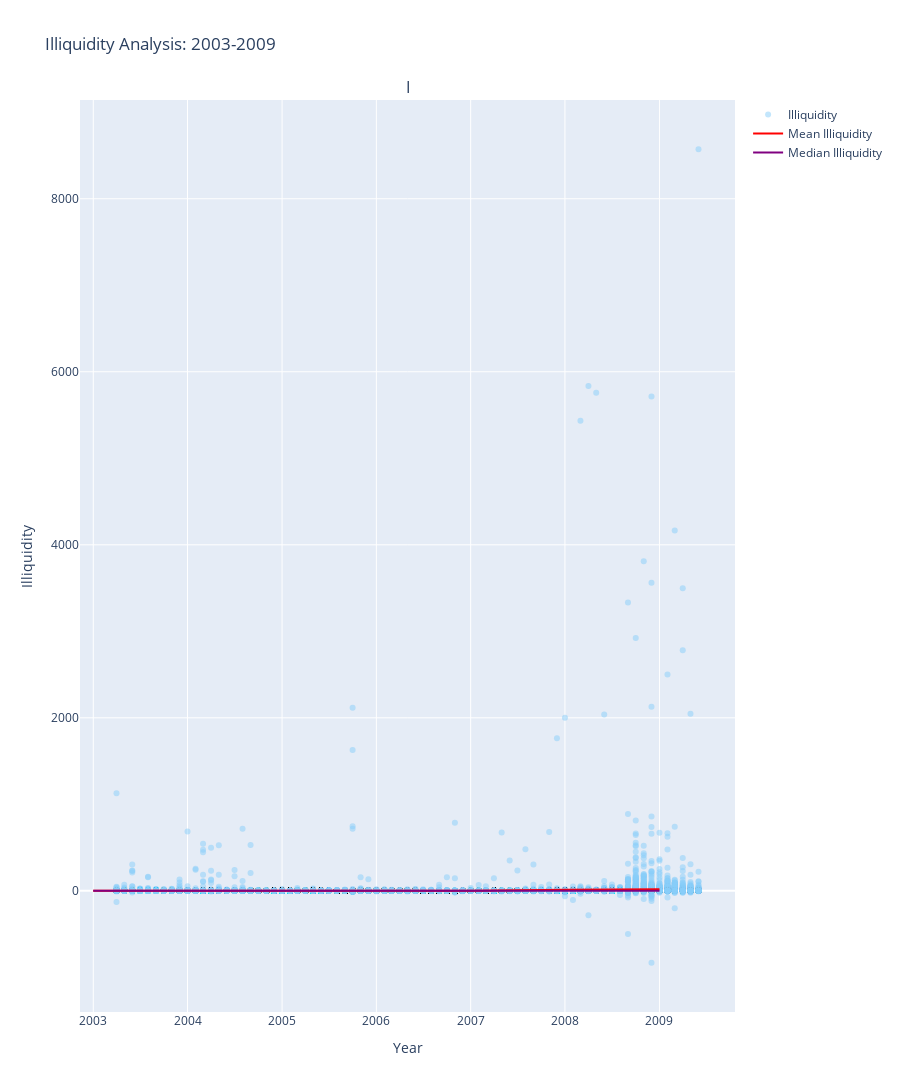

The code cell stored with this chart in its notebook:
### Code cell
plot.plot_illiquidity_plotly(illiq_daily_paper, illiq_daily_summary_paper, '2003-2009')

### Figure 1 — Plotly figure (JSON) as saved in the notebook; plotly's stock layout.template omitted (floating-point values rounded to 4 significant figures; data arrays with more than 128 entries replaced by an {"elided": "..."} marker saying what was removed)
{"data": [{"marker": {"color": "rgba(135, 206, 250, 0.5)"}, "mode": "markers", "name": "Illiquidity", "type": "scatter", "x": {"elided": "47454 str values"}, "xaxis": "x", "y": {"elided": "47454 float values"}, "yaxis": "y"}, {"line": {"color": "red"}, "mode": "lines", "name": "Mean Illiquidity", "type": "scatter", "x": ["2003-01-01T00:00:00", "2004-01-01T00:00:00", "2005-01-01T00:00:00", "2006-01-01T00:00:00", "2007-01-01T00:00:00", "2008-01-01T00:00:00", "2009-01-01T00:00:00"], "xaxis": "x", "y": [1.012, 1.055, 0.8511, 0.409, 1.116, 13.27, 17.98], "yaxis": "y"}, {"line": {"color": "purple"}, "mode": "lines", "name": "Median Illiquidity", "type": "scatter", "x": ["2003-01-01T00:00:00", "2004-01-01T00:00:00", "2005-01-01T00:00:00", "2006-01-01T00:00:00", "2007-01-01T00:00:00", "2008-01-01T00:00:00", "2009-01-01T00:00:00"], "xaxis": "x", "y": [0.1186, 0.06103, 0.04095, 0.03639, 0.06496, 0.2328, 0.3345], "yaxis": "y"}], "layout": {"annotations": [{"font": {"size": 16}, "showarrow": false, "text": "I", "x": 0.5, "xanchor": "center", "xref": "paper", "y": 1, "yanchor": "bottom", "yref": "paper"}], "height": 1200, "showlegend": true, "title": {"text": "Illiquidity Analysis: 2003-2009"}, "xaxis": {"anchor": "y", "domain": [0, 1], "title": {"text": "Year"}}, "yaxis": {"anchor": "x", "domain": [0, 1], "title": {"text": "Illiquidity"}}}}
